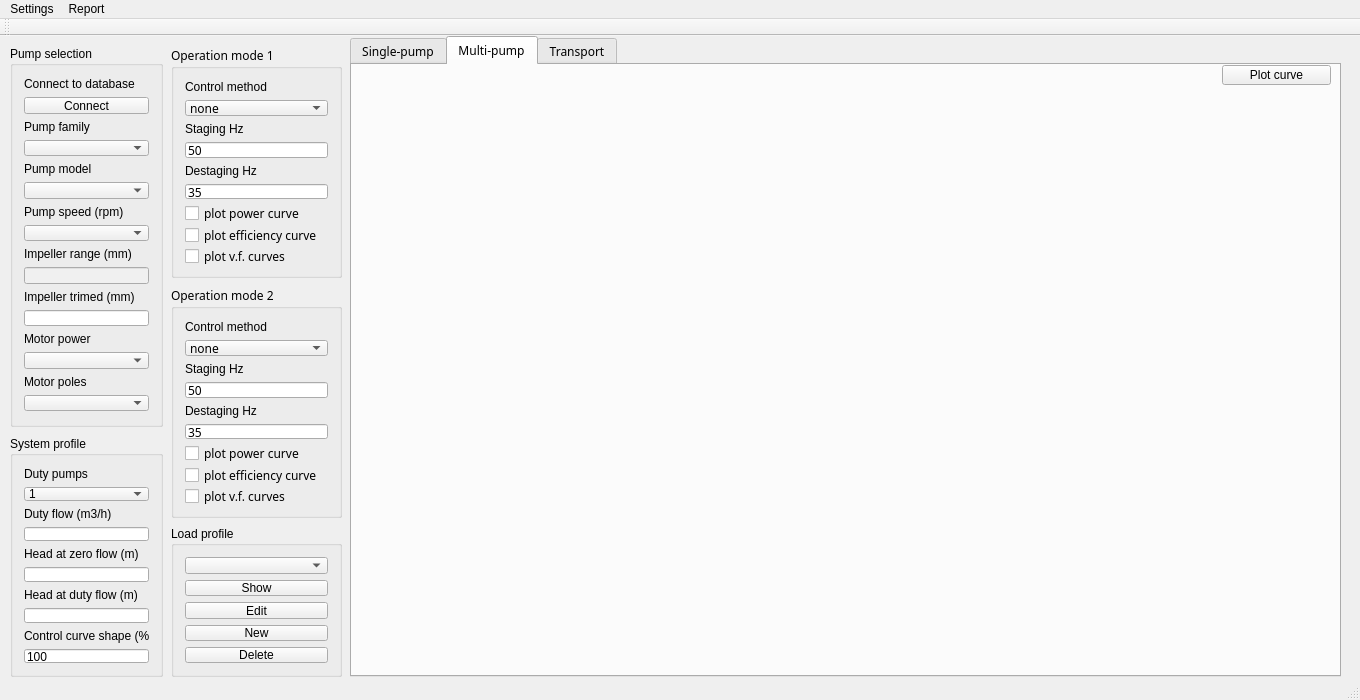
<?xml version="1.0" encoding="UTF-8"?>
<ui version="4.0">
 <class>MainWindow</class>
 <widget class="QMainWindow" name="MainWindow">
  <property name="geometry">
   <rect>
    <x>0</x>
    <y>0</y>
    <width>1360</width>
    <height>700</height>
   </rect>
  </property>
  <property name="windowTitle">
   <string>Pumping System Curver</string>
  </property>
  <widget class="QWidget" name="centralWidget">
   <widget class="QTabWidget" name="tabWidget">
    <property name="geometry">
     <rect>
      <x>350</x>
      <y>0</y>
      <width>991</width>
      <height>641</height>
     </rect>
    </property>
    <property name="sizePolicy">
     <sizepolicy hsizetype="Preferred" vsizetype="Preferred">
      <horstretch>0</horstretch>
      <verstretch>0</verstretch>
     </sizepolicy>
    </property>
    <property name="font">
     <font>
      <family>微软雅黑</family>
     </font>
    </property>
    <property name="currentIndex">
     <number>1</number>
    </property>
    <widget class="QWidget" name="tab">
     <attribute name="title">
      <string>Single-pump</string>
     </attribute>
     <widget class="MyCustomPlot" name="customPlot" native="true">
      <property name="geometry">
       <rect>
        <x>0</x>
        <y>20</y>
        <width>981</width>
        <height>591</height>
       </rect>
      </property>
      <property name="styleSheet">
       <string notr="true">font: 9pt &quot;微软雅黑&quot;;</string>
      </property>
     </widget>
     <widget class="QPushButton" name="pushButton_show_single_pump_curve">
      <property name="geometry">
       <rect>
        <x>870</x>
        <y>0</y>
        <width>109</width>
        <height>20</height>
       </rect>
      </property>
      <property name="sizePolicy">
       <sizepolicy hsizetype="Preferred" vsizetype="Preferred">
        <horstretch>0</horstretch>
        <verstretch>0</verstretch>
       </sizepolicy>
      </property>
      <property name="font">
       <font>
        <family>Arial</family>
        <weight>50</weight>
        <bold>false</bold>
       </font>
      </property>
      <property name="text">
       <string>Plot curve</string>
      </property>
     </widget>
    </widget>
    <widget class="QWidget" name="tab_2">
     <attribute name="title">
      <string>Multi-pump</string>
     </attribute>
     <widget class="MyCustomPlot" name="customPlot_2" native="true">
      <property name="geometry">
       <rect>
        <x>0</x>
        <y>20</y>
        <width>981</width>
        <height>591</height>
       </rect>
      </property>
     </widget>
     <widget class="QPushButton" name="pushButton_show_multi_pump_curve">
      <property name="geometry">
       <rect>
        <x>870</x>
        <y>0</y>
        <width>109</width>
        <height>20</height>
       </rect>
      </property>
      <property name="sizePolicy">
       <sizepolicy hsizetype="Preferred" vsizetype="Preferred">
        <horstretch>0</horstretch>
        <verstretch>0</verstretch>
       </sizepolicy>
      </property>
      <property name="font">
       <font>
        <family>Arial</family>
        <weight>50</weight>
        <bold>false</bold>
       </font>
      </property>
      <property name="text">
       <string>Plot curve</string>
      </property>
     </widget>
    </widget>
    <widget class="QWidget" name="tab_3">
     <attribute name="title">
      <string>Transport</string>
     </attribute>
     <widget class="MyCustomPlot" name="customPlot_3" native="true">
      <property name="geometry">
       <rect>
        <x>0</x>
        <y>20</y>
        <width>981</width>
        <height>591</height>
       </rect>
      </property>
     </widget>
     <widget class="QPushButton" name="pushButton_transport_curve">
      <property name="geometry">
       <rect>
        <x>870</x>
        <y>0</y>
        <width>109</width>
        <height>20</height>
       </rect>
      </property>
      <property name="sizePolicy">
       <sizepolicy hsizetype="Preferred" vsizetype="Preferred">
        <horstretch>0</horstretch>
        <verstretch>0</verstretch>
       </sizepolicy>
      </property>
      <property name="font">
       <font>
        <family>Arial</family>
        <weight>50</weight>
        <bold>false</bold>
       </font>
      </property>
      <property name="text">
       <string>Plot curve</string>
      </property>
     </widget>
    </widget>
   </widget>
   <widget class="QGroupBox" name="groupBox">
    <property name="geometry">
     <rect>
      <x>10</x>
      <y>10</y>
      <width>153</width>
      <height>381</height>
     </rect>
    </property>
    <property name="font">
     <font>
      <family>Arial</family>
     </font>
    </property>
    <property name="title">
     <string>Pump selection</string>
    </property>
    <layout class="QGridLayout" name="gridLayout">
     <item row="0" column="0">
      <widget class="QLabel" name="label_5">
       <property name="sizePolicy">
        <sizepolicy hsizetype="Preferred" vsizetype="Preferred">
         <horstretch>0</horstretch>
         <verstretch>0</verstretch>
        </sizepolicy>
       </property>
       <property name="text">
        <string>Connect to database</string>
       </property>
      </widget>
     </item>
     <item row="1" column="0">
      <widget class="QPushButton" name="pushButton_connect">
       <property name="sizePolicy">
        <sizepolicy hsizetype="Preferred" vsizetype="Preferred">
         <horstretch>0</horstretch>
         <verstretch>0</verstretch>
        </sizepolicy>
       </property>
       <property name="text">
        <string>Connect</string>
       </property>
      </widget>
     </item>
     <item row="2" column="0">
      <widget class="QLabel" name="label">
       <property name="sizePolicy">
        <sizepolicy hsizetype="Preferred" vsizetype="Preferred">
         <horstretch>0</horstretch>
         <verstretch>0</verstretch>
        </sizepolicy>
       </property>
       <property name="text">
        <string>Pump family</string>
       </property>
      </widget>
     </item>
     <item row="3" column="0">
      <widget class="QComboBox" name="comboBox_pumpFamily">
       <property name="sizePolicy">
        <sizepolicy hsizetype="Preferred" vsizetype="Preferred">
         <horstretch>0</horstretch>
         <verstretch>0</verstretch>
        </sizepolicy>
       </property>
      </widget>
     </item>
     <item row="4" column="0">
      <widget class="QLabel" name="label_2">
       <property name="sizePolicy">
        <sizepolicy hsizetype="Preferred" vsizetype="Preferred">
         <horstretch>0</horstretch>
         <verstretch>0</verstretch>
        </sizepolicy>
       </property>
       <property name="text">
        <string>Pump model</string>
       </property>
      </widget>
     </item>
     <item row="5" column="0">
      <widget class="QComboBox" name="comboBox_pumpModel">
       <property name="sizePolicy">
        <sizepolicy hsizetype="Preferred" vsizetype="Preferred">
         <horstretch>0</horstretch>
         <verstretch>0</verstretch>
        </sizepolicy>
       </property>
      </widget>
     </item>
     <item row="6" column="0">
      <widget class="QLabel" name="label_3">
       <property name="sizePolicy">
        <sizepolicy hsizetype="Preferred" vsizetype="Preferred">
         <horstretch>0</horstretch>
         <verstretch>0</verstretch>
        </sizepolicy>
       </property>
       <property name="text">
        <string>Pump speed (rpm)</string>
       </property>
      </widget>
     </item>
     <item row="7" column="0">
      <widget class="QComboBox" name="comboBox_pumpSpeed">
       <property name="sizePolicy">
        <sizepolicy hsizetype="Preferred" vsizetype="Preferred">
         <horstretch>0</horstretch>
         <verstretch>0</verstretch>
        </sizepolicy>
       </property>
      </widget>
     </item>
     <item row="8" column="0">
      <widget class="QLabel" name="label_6">
       <property name="sizePolicy">
        <sizepolicy hsizetype="Preferred" vsizetype="Preferred">
         <horstretch>0</horstretch>
         <verstretch>0</verstretch>
        </sizepolicy>
       </property>
       <property name="text">
        <string>Impeller range (mm)</string>
       </property>
      </widget>
     </item>
     <item row="9" column="0">
      <widget class="QLineEdit" name="lineEdit_impRange">
       <property name="sizePolicy">
        <sizepolicy hsizetype="Preferred" vsizetype="Preferred">
         <horstretch>0</horstretch>
         <verstretch>0</verstretch>
        </sizepolicy>
       </property>
       <property name="styleSheet">
        <string notr="true">background-color: rgb(240, 240, 240);</string>
       </property>
       <property name="readOnly">
        <bool>true</bool>
       </property>
      </widget>
     </item>
     <item row="10" column="0">
      <widget class="QLabel" name="label_7">
       <property name="sizePolicy">
        <sizepolicy hsizetype="Preferred" vsizetype="Preferred">
         <horstretch>0</horstretch>
         <verstretch>0</verstretch>
        </sizepolicy>
       </property>
       <property name="text">
        <string>Impeller trimed (mm)</string>
       </property>
      </widget>
     </item>
     <item row="11" column="0">
      <widget class="QLineEdit" name="lineEdit_impTrimed">
       <property name="sizePolicy">
        <sizepolicy hsizetype="Preferred" vsizetype="Preferred">
         <horstretch>0</horstretch>
         <verstretch>0</verstretch>
        </sizepolicy>
       </property>
      </widget>
     </item>
     <item row="12" column="0">
      <widget class="QLabel" name="label_4">
       <property name="sizePolicy">
        <sizepolicy hsizetype="Preferred" vsizetype="Preferred">
         <horstretch>0</horstretch>
         <verstretch>0</verstretch>
        </sizepolicy>
       </property>
       <property name="font">
        <font>
         <family>Arial</family>
        </font>
       </property>
       <property name="text">
        <string>Motor power</string>
       </property>
      </widget>
     </item>
     <item row="13" column="0">
      <widget class="QComboBox" name="comboBox_motor">
       <property name="sizePolicy">
        <sizepolicy hsizetype="Preferred" vsizetype="Preferred">
         <horstretch>0</horstretch>
         <verstretch>0</verstretch>
        </sizepolicy>
       </property>
      </widget>
     </item>
     <item row="14" column="0">
      <widget class="QLabel" name="label_8">
       <property name="sizePolicy">
        <sizepolicy hsizetype="Preferred" vsizetype="Preferred">
         <horstretch>0</horstretch>
         <verstretch>0</verstretch>
        </sizepolicy>
       </property>
       <property name="font">
        <font>
         <family>Arial</family>
        </font>
       </property>
       <property name="text">
        <string>Motor poles</string>
       </property>
      </widget>
     </item>
     <item row="15" column="0">
      <widget class="QComboBox" name="comboBox_motor_poles">
       <property name="sizePolicy">
        <sizepolicy hsizetype="Preferred" vsizetype="Preferred">
         <horstretch>0</horstretch>
         <verstretch>0</verstretch>
        </sizepolicy>
       </property>
      </widget>
     </item>
    </layout>
   </widget>
   <widget class="QGroupBox" name="groupBox_2">
    <property name="geometry">
     <rect>
      <x>10</x>
      <y>400</y>
      <width>153</width>
      <height>241</height>
     </rect>
    </property>
    <property name="font">
     <font>
      <family>Arial</family>
     </font>
    </property>
    <property name="title">
     <string>System profile</string>
    </property>
    <layout class="QGridLayout" name="gridLayout_2">
     <item row="9" column="0">
      <widget class="QLineEdit" name="lineEdit_control_curve_shaping">
       <property name="sizePolicy">
        <sizepolicy hsizetype="Preferred" vsizetype="Preferred">
         <horstretch>0</horstretch>
         <verstretch>0</verstretch>
        </sizepolicy>
       </property>
       <property name="text">
        <string>100</string>
       </property>
      </widget>
     </item>
     <item row="3" column="0">
      <widget class="QLineEdit" name="lineEdit_total_flow">
       <property name="sizePolicy">
        <sizepolicy hsizetype="Preferred" vsizetype="Preferred">
         <horstretch>0</horstretch>
         <verstretch>0</verstretch>
        </sizepolicy>
       </property>
      </widget>
     </item>
     <item row="2" column="0">
      <widget class="QLabel" name="label_10">
       <property name="sizePolicy">
        <sizepolicy hsizetype="Preferred" vsizetype="Preferred">
         <horstretch>0</horstretch>
         <verstretch>0</verstretch>
        </sizepolicy>
       </property>
       <property name="font">
        <font>
         <family>Arial</family>
        </font>
       </property>
       <property name="text">
        <string>Duty flow (m3/h)</string>
       </property>
      </widget>
     </item>
     <item row="0" column="0">
      <widget class="QLabel" name="label_9">
       <property name="sizePolicy">
        <sizepolicy hsizetype="Preferred" vsizetype="Preferred">
         <horstretch>0</horstretch>
         <verstretch>0</verstretch>
        </sizepolicy>
       </property>
       <property name="font">
        <font>
         <family>Arial</family>
        </font>
       </property>
       <property name="text">
        <string>Duty pumps</string>
       </property>
      </widget>
     </item>
     <item row="4" column="0">
      <widget class="QLabel" name="label_11">
       <property name="sizePolicy">
        <sizepolicy hsizetype="Preferred" vsizetype="Preferred">
         <horstretch>0</horstretch>
         <verstretch>0</verstretch>
        </sizepolicy>
       </property>
       <property name="font">
        <font>
         <family>Arial</family>
        </font>
       </property>
       <property name="text">
        <string>Head at zero flow (m)</string>
       </property>
      </widget>
     </item>
     <item row="6" column="0">
      <widget class="QLabel" name="label_12">
       <property name="sizePolicy">
        <sizepolicy hsizetype="Preferred" vsizetype="Preferred">
         <horstretch>0</horstretch>
         <verstretch>0</verstretch>
        </sizepolicy>
       </property>
       <property name="font">
        <font>
         <family>Arial</family>
        </font>
       </property>
       <property name="text">
        <string>Head at duty flow (m)</string>
       </property>
      </widget>
     </item>
     <item row="1" column="0">
      <widget class="QComboBox" name="comboBox_duty_pumps">
       <property name="sizePolicy">
        <sizepolicy hsizetype="Preferred" vsizetype="Preferred">
         <horstretch>0</horstretch>
         <verstretch>0</verstretch>
        </sizepolicy>
       </property>
       <item>
        <property name="text">
         <string>1</string>
        </property>
       </item>
       <item>
        <property name="text">
         <string>2</string>
        </property>
       </item>
       <item>
        <property name="text">
         <string>3</string>
        </property>
       </item>
       <item>
        <property name="text">
         <string>4</string>
        </property>
       </item>
       <item>
        <property name="text">
         <string>5</string>
        </property>
       </item>
       <item>
        <property name="text">
         <string>6</string>
        </property>
       </item>
       <item>
        <property name="text">
         <string>7</string>
        </property>
       </item>
       <item>
        <property name="text">
         <string>8</string>
        </property>
       </item>
       <item>
        <property name="text">
         <string>9</string>
        </property>
       </item>
      </widget>
     </item>
     <item row="5" column="0">
      <widget class="QLineEdit" name="lineEdit_head_zero_flow">
       <property name="sizePolicy">
        <sizepolicy hsizetype="Preferred" vsizetype="Preferred">
         <horstretch>0</horstretch>
         <verstretch>0</verstretch>
        </sizepolicy>
       </property>
      </widget>
     </item>
     <item row="7" column="0">
      <widget class="QLineEdit" name="lineEdit_head_total_flow">
       <property name="sizePolicy">
        <sizepolicy hsizetype="Preferred" vsizetype="Preferred">
         <horstretch>0</horstretch>
         <verstretch>0</verstretch>
        </sizepolicy>
       </property>
      </widget>
     </item>
     <item row="8" column="0">
      <widget class="QLabel" name="label_13">
       <property name="sizePolicy">
        <sizepolicy hsizetype="Preferred" vsizetype="Preferred">
         <horstretch>0</horstretch>
         <verstretch>0</verstretch>
        </sizepolicy>
       </property>
       <property name="font">
        <font>
         <family>Arial</family>
        </font>
       </property>
       <property name="text">
        <string>Control curve shape (%)</string>
       </property>
      </widget>
     </item>
    </layout>
   </widget>
   <widget class="QGroupBox" name="groupBox_3">
    <property name="geometry">
     <rect>
      <x>171</x>
      <y>10</y>
      <width>171</width>
      <height>232</height>
     </rect>
    </property>
    <property name="font">
     <font>
      <family>微软雅黑</family>
     </font>
    </property>
    <property name="title">
     <string>Operation mode 1</string>
    </property>
    <layout class="QVBoxLayout" name="verticalLayout_6">
     <item>
      <widget class="QLabel" name="label_31">
       <property name="sizePolicy">
        <sizepolicy hsizetype="Preferred" vsizetype="Preferred">
         <horstretch>0</horstretch>
         <verstretch>0</verstretch>
        </sizepolicy>
       </property>
       <property name="font">
        <font>
         <family>Arial</family>
        </font>
       </property>
       <property name="text">
        <string>Control method</string>
       </property>
      </widget>
     </item>
     <item>
      <widget class="QComboBox" name="comboBox_control_method_2">
       <property name="sizePolicy">
        <sizepolicy hsizetype="Preferred" vsizetype="Preferred">
         <horstretch>0</horstretch>
         <verstretch>0</verstretch>
        </sizepolicy>
       </property>
       <item>
        <property name="text">
         <string>none</string>
        </property>
       </item>
       <item>
        <property name="text">
         <string>all full speed, Eoc,</string>
        </property>
       </item>
       <item>
        <property name="text">
         <string>one VFD, Hz or Eoc, c1</string>
        </property>
       </item>
       <item>
        <property name="text">
         <string>one VFD, Hz or Eoc, c2</string>
        </property>
       </item>
       <item>
        <property name="text">
         <string>all VFD, Hz or Eoc, c1</string>
        </property>
       </item>
       <item>
        <property name="text">
         <string>all VFD, Hz or Eoc, c2</string>
        </property>
       </item>
       <item>
        <property name="text">
         <string>all VFD, best efficiency</string>
        </property>
       </item>
      </widget>
     </item>
     <item>
      <widget class="QLabel" name="label_33">
       <property name="sizePolicy">
        <sizepolicy hsizetype="Preferred" vsizetype="Preferred">
         <horstretch>0</horstretch>
         <verstretch>0</verstretch>
        </sizepolicy>
       </property>
       <property name="font">
        <font>
         <family>Arial</family>
        </font>
       </property>
       <property name="text">
        <string>Staging Hz</string>
       </property>
      </widget>
     </item>
     <item>
      <widget class="QLineEdit" name="lineEdit_StageHz_2">
       <property name="enabled">
        <bool>true</bool>
       </property>
       <property name="sizePolicy">
        <sizepolicy hsizetype="Preferred" vsizetype="Preferred">
         <horstretch>0</horstretch>
         <verstretch>0</verstretch>
        </sizepolicy>
       </property>
       <property name="text">
        <string>50</string>
       </property>
       <property name="readOnly">
        <bool>false</bool>
       </property>
      </widget>
     </item>
     <item>
      <widget class="QLabel" name="label_34">
       <property name="sizePolicy">
        <sizepolicy hsizetype="Preferred" vsizetype="Preferred">
         <horstretch>0</horstretch>
         <verstretch>0</verstretch>
        </sizepolicy>
       </property>
       <property name="font">
        <font>
         <family>Arial</family>
        </font>
       </property>
       <property name="text">
        <string>Destaging Hz</string>
       </property>
      </widget>
     </item>
     <item>
      <widget class="QLineEdit" name="lineEdit_DestageHz_2">
       <property name="sizePolicy">
        <sizepolicy hsizetype="Preferred" vsizetype="Preferred">
         <horstretch>0</horstretch>
         <verstretch>0</verstretch>
        </sizepolicy>
       </property>
       <property name="text">
        <string>35</string>
       </property>
      </widget>
     </item>
     <item>
      <widget class="QCheckBox" name="checkBox_power_curve_2">
       <property name="text">
        <string>plot power curve</string>
       </property>
      </widget>
     </item>
     <item>
      <widget class="QCheckBox" name="checkBox_effi_curve_2">
       <property name="text">
        <string>plot efficiency curve</string>
       </property>
      </widget>
     </item>
     <item>
      <widget class="QCheckBox" name="checkBox_vfd_curve_2">
       <property name="text">
        <string>plot v.f. curves</string>
       </property>
      </widget>
     </item>
    </layout>
   </widget>
   <widget class="QGroupBox" name="groupBox_4">
    <property name="geometry">
     <rect>
      <x>171</x>
      <y>250</y>
      <width>171</width>
      <height>232</height>
     </rect>
    </property>
    <property name="font">
     <font>
      <family>微软雅黑</family>
     </font>
    </property>
    <property name="title">
     <string>Operation mode 2</string>
    </property>
    <layout class="QVBoxLayout" name="verticalLayout">
     <item>
      <widget class="QLabel" name="label_41">
       <property name="sizePolicy">
        <sizepolicy hsizetype="Preferred" vsizetype="Preferred">
         <horstretch>0</horstretch>
         <verstretch>0</verstretch>
        </sizepolicy>
       </property>
       <property name="font">
        <font>
         <family>Arial</family>
        </font>
       </property>
       <property name="text">
        <string>Control method</string>
       </property>
      </widget>
     </item>
     <item>
      <widget class="QComboBox" name="comboBox_control_method">
       <property name="sizePolicy">
        <sizepolicy hsizetype="Preferred" vsizetype="Fixed">
         <horstretch>0</horstretch>
         <verstretch>0</verstretch>
        </sizepolicy>
       </property>
       <item>
        <property name="text">
         <string>none</string>
        </property>
       </item>
       <item>
        <property name="text">
         <string>all full speed, Eoc</string>
        </property>
       </item>
       <item>
        <property name="text">
         <string>one VFD, Hz or Eoc, c1</string>
        </property>
       </item>
       <item>
        <property name="text">
         <string>one VFD, Hz or Eoc, c2</string>
        </property>
       </item>
       <item>
        <property name="text">
         <string>all VFD, Hz or Eoc, c1</string>
        </property>
       </item>
       <item>
        <property name="text">
         <string>all VFD, Hz or Eoc, c2</string>
        </property>
       </item>
       <item>
        <property name="text">
         <string>all VFD, best efficiency</string>
        </property>
       </item>
      </widget>
     </item>
     <item>
      <widget class="QLabel" name="label_43">
       <property name="sizePolicy">
        <sizepolicy hsizetype="Preferred" vsizetype="Preferred">
         <horstretch>0</horstretch>
         <verstretch>0</verstretch>
        </sizepolicy>
       </property>
       <property name="font">
        <font>
         <family>Arial</family>
        </font>
       </property>
       <property name="text">
        <string>Staging Hz</string>
       </property>
      </widget>
     </item>
     <item>
      <widget class="QLineEdit" name="lineEdit_StageHz">
       <property name="sizePolicy">
        <sizepolicy hsizetype="Preferred" vsizetype="Preferred">
         <horstretch>0</horstretch>
         <verstretch>0</verstretch>
        </sizepolicy>
       </property>
       <property name="text">
        <string>50</string>
       </property>
      </widget>
     </item>
     <item>
      <widget class="QLabel" name="label_44">
       <property name="sizePolicy">
        <sizepolicy hsizetype="Preferred" vsizetype="Preferred">
         <horstretch>0</horstretch>
         <verstretch>0</verstretch>
        </sizepolicy>
       </property>
       <property name="font">
        <font>
         <family>Arial</family>
        </font>
       </property>
       <property name="text">
        <string>Destaging Hz</string>
       </property>
      </widget>
     </item>
     <item>
      <widget class="QLineEdit" name="lineEdit_DestageHz">
       <property name="sizePolicy">
        <sizepolicy hsizetype="Preferred" vsizetype="Preferred">
         <horstretch>0</horstretch>
         <verstretch>0</verstretch>
        </sizepolicy>
       </property>
       <property name="text">
        <string>35</string>
       </property>
      </widget>
     </item>
     <item>
      <widget class="QCheckBox" name="checkBox_power_curve">
       <property name="text">
        <string>plot power curve</string>
       </property>
      </widget>
     </item>
     <item>
      <widget class="QCheckBox" name="checkBox_effi_curve">
       <property name="text">
        <string>plot efficiency curve</string>
       </property>
      </widget>
     </item>
     <item>
      <widget class="QCheckBox" name="checkBox_vfd_curve">
       <property name="text">
        <string>plot v.f. curves</string>
       </property>
      </widget>
     </item>
    </layout>
   </widget>
   <widget class="QGroupBox" name="groupBox_5">
    <property name="geometry">
     <rect>
      <x>171</x>
      <y>490</y>
      <width>171</width>
      <height>151</height>
     </rect>
    </property>
    <property name="font">
     <font>
      <family>Arial</family>
     </font>
    </property>
    <property name="title">
     <string>Load profile</string>
    </property>
    <layout class="QGridLayout" name="gridLayout_3">
     <item row="2" column="0">
      <widget class="QPushButton" name="pushButton_edit_loadprofile">
       <property name="sizePolicy">
        <sizepolicy hsizetype="Preferred" vsizetype="Preferred">
         <horstretch>0</horstretch>
         <verstretch>0</verstretch>
        </sizepolicy>
       </property>
       <property name="font">
        <font>
         <family>Arial</family>
        </font>
       </property>
       <property name="text">
        <string>Edit</string>
       </property>
      </widget>
     </item>
     <item row="1" column="0">
      <widget class="QPushButton" name="pushButton_show_loadprofile">
       <property name="sizePolicy">
        <sizepolicy hsizetype="Preferred" vsizetype="Preferred">
         <horstretch>0</horstretch>
         <verstretch>0</verstretch>
        </sizepolicy>
       </property>
       <property name="font">
        <font>
         <family>Arial</family>
        </font>
       </property>
       <property name="text">
        <string>Show</string>
       </property>
      </widget>
     </item>
     <item row="3" column="0">
      <widget class="QPushButton" name="pushButton_new_loadprofile">
       <property name="sizePolicy">
        <sizepolicy hsizetype="Preferred" vsizetype="Preferred">
         <horstretch>0</horstretch>
         <verstretch>0</verstretch>
        </sizepolicy>
       </property>
       <property name="font">
        <font>
         <family>Arial</family>
        </font>
       </property>
       <property name="text">
        <string>New</string>
       </property>
      </widget>
     </item>
     <item row="0" column="0">
      <widget class="QComboBox" name="comboBox_loadprofile_app">
       <property name="sizePolicy">
        <sizepolicy hsizetype="Preferred" vsizetype="Preferred">
         <horstretch>0</horstretch>
         <verstretch>0</verstretch>
        </sizepolicy>
       </property>
       <property name="font">
        <font>
         <family>Arial</family>
         <pointsize>9</pointsize>
        </font>
       </property>
      </widget>
     </item>
     <item row="5" column="0">
      <spacer name="verticalSpacer">
       <property name="orientation">
        <enum>Qt::Vertical</enum>
       </property>
       <property name="sizeHint" stdset="0">
        <size>
         <width>20</width>
         <height>40</height>
        </size>
       </property>
      </spacer>
     </item>
     <item row="4" column="0">
      <widget class="QPushButton" name="pushButton_delete_loadprofile">
       <property name="sizePolicy">
        <sizepolicy hsizetype="Preferred" vsizetype="Preferred">
         <horstretch>0</horstretch>
         <verstretch>0</verstretch>
        </sizepolicy>
       </property>
       <property name="font">
        <font>
         <family>Arial</family>
        </font>
       </property>
       <property name="text">
        <string>Delete</string>
       </property>
      </widget>
     </item>
    </layout>
   </widget>
  </widget>
  <widget class="QMenuBar" name="menuBar">
   <property name="geometry">
    <rect>
     <x>0</x>
     <y>0</y>
     <width>1360</width>
     <height>21</height>
    </rect>
   </property>
   <widget class="QMenu" name="menuSet_DB">
    <property name="title">
     <string>Settings</string>
    </property>
    <addaction name="actionSet_database"/>
    <addaction name="actionSaveAs"/>
    <addaction name="actionLoad"/>
    <addaction name="actionReport_Option"/>
   </widget>
   <widget class="QMenu" name="menuReport">
    <property name="title">
     <string>Report</string>
    </property>
    <addaction name="actionGenerate_report"/>
    <addaction name="actionGenerate_report_2"/>
   </widget>
   <addaction name="menuSet_DB"/>
   <addaction name="menuReport"/>
  </widget>
  <widget class="QToolBar" name="mainToolBar">
   <attribute name="toolBarArea">
    <enum>TopToolBarArea</enum>
   </attribute>
   <attribute name="toolBarBreak">
    <bool>false</bool>
   </attribute>
  </widget>
  <widget class="QStatusBar" name="statusBar"/>
  <action name="actionSet_database">
   <property name="text">
    <string>Set database</string>
   </property>
  </action>
  <action name="actionSaveAs">
   <property name="text">
    <string>Save config as...</string>
   </property>
  </action>
  <action name="actionLoad">
   <property name="text">
    <string>Load config...</string>
   </property>
  </action>
  <action name="actionGenerate_report">
   <property name="text">
    <string>Generate report</string>
   </property>
  </action>
  <action name="actionGenerate_report_2">
   <property name="enabled">
    <bool>true</bool>
   </property>
   <property name="text">
    <string>Generate report 2</string>
   </property>
  </action>
  <action name="actionReport_Option">
   <property name="text">
    <string>Report Option</string>
   </property>
  </action>
 </widget>
 <layoutdefault spacing="6" margin="11"/>
 <customwidgets>
  <customwidget>
   <class>MyCustomPlot</class>
   <extends>QWidget</extends>
   <header>mycustomplot.h</header>
   <container>1</container>
  </customwidget>
 </customwidgets>
 <resources/>
 <connections/>
</ui>
